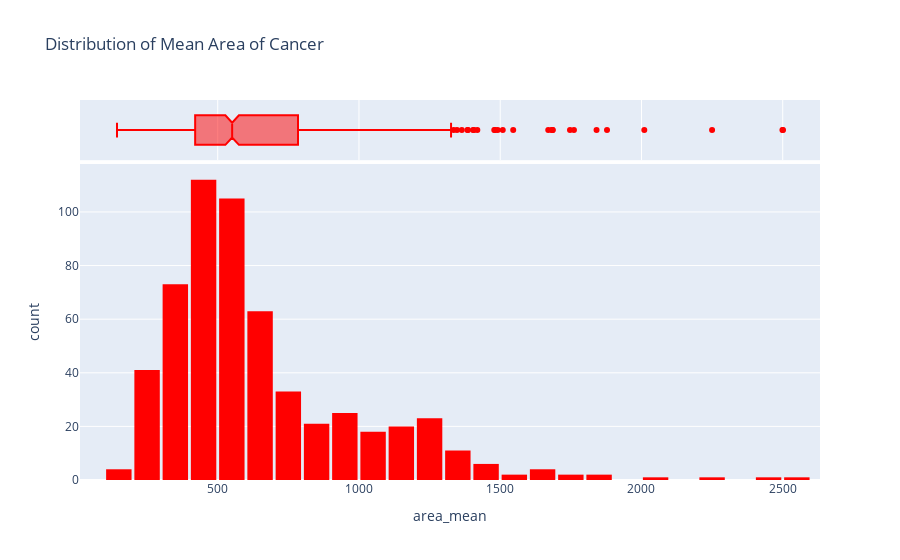

This figure's notebook cell:
### Code cell
import plotly.express as px
fig = px.histogram(df1, 
                   x='area_mean', 
                   marginal='box', 
                   color_discrete_sequence=['red'], 
                   title='Distribution of Mean Area of Cancer')
fig.update_layout(bargap=0.1)
fig.show()

### Figure 1 — Plotly figure (JSON) as saved in the notebook; plotly's stock layout.template omitted (floating-point values rounded to 4 significant figures; data arrays with more than 128 entries replaced by an {"elided": "..."} marker saying what was removed)
{"data": [{"alignmentgroup": "True", "bingroup": "x", "hovertemplate": "area_mean=%{x}<br>count=%{y}<extra></extra>", "legendgroup": "", "marker": {"color": "red", "pattern": {"shape": ""}}, "name": "", "offsetgroup": "", "orientation": "v", "showlegend": false, "type": "histogram", "x": {"elided": "569 float values"}, "xaxis": "x", "yaxis": "y"}, {"alignmentgroup": "True", "hovertemplate": "area_mean=%{x}<extra></extra>", "legendgroup": "", "marker": {"color": "red"}, "name": "", "notched": true, "offsetgroup": "", "showlegend": false, "type": "box", "x": {"elided": "569 float values"}, "xaxis": "x2", "yaxis": "y2"}], "layout": {"bargap": 0.1, "barmode": "relative", "legend": {"tracegroupgap": 0}, "title": {"text": "Distribution of Mean Area of Cancer"}, "xaxis": {"anchor": "y", "domain": [0, 1], "title": {"text": "area_mean"}}, "xaxis2": {"anchor": "y2", "domain": [0, 1], "matches": "x", "showgrid": true, "showticklabels": false}, "yaxis": {"anchor": "x", "domain": [0, 0.8316], "title": {"text": "count"}}, "yaxis2": {"anchor": "x2", "domain": [0.8416, 1], "matches": "y2", "showgrid": false, "showline": false, "showticklabels": false, "ticks": ""}}}
